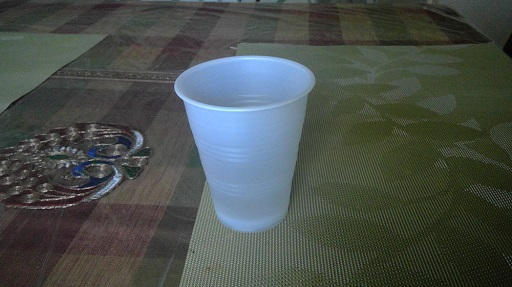
#> input picture data/cup.jpg, 512 x 287 px
$ python load_image.py
#> lines starting #> are read from the running program, lines starting #| are printed output that depends on the picture
import cv2
import numpy as np
from matplotlib import pyplot as plt

img = cv2.imread('./data/cup.jpg',cv2.IMREAD_GRAYSCALE)
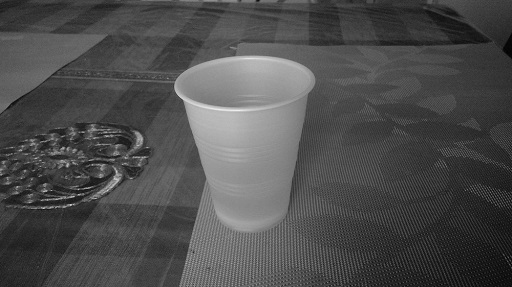
#> img: shape (287, 512); min 0, max 240, mean 77
#cv2.imshow('image',img)
#cv2.waitKey(0)
#cv2.destroyAllWindows()

plt.imshow(img, cmap='gray', interpolation='bicubic')
plt.plot([50,100], [80,100], 'c', linewidth=5)
plt.show()
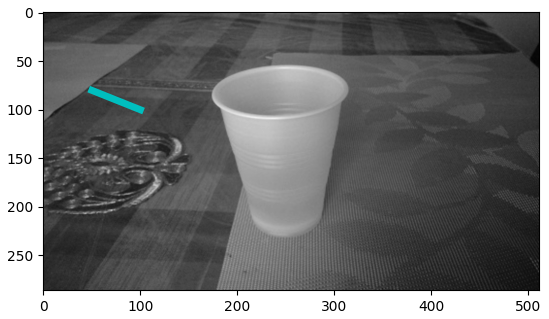
#> figure drawn by matplotlib, 1 panel

$ run again, with data/mix.jpg copied over data/cup.jpg
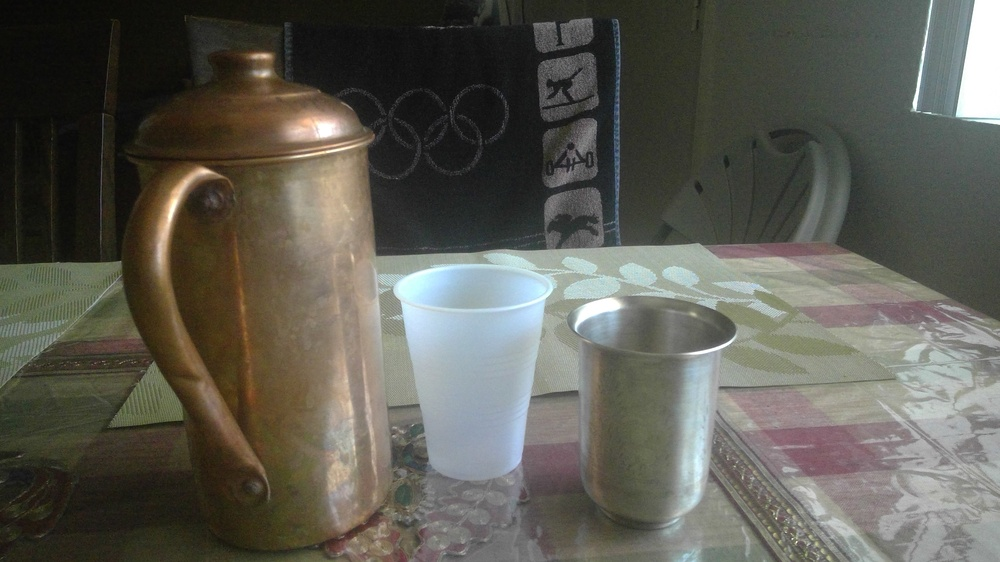
#> input picture data/mix.jpg, 1000 x 562 px, shrunk from 3264 x 1836 before the run
#> `img = cv2.imread('./data/cup.jpg',cv2.IMREAD_GRAYSCALE)`:
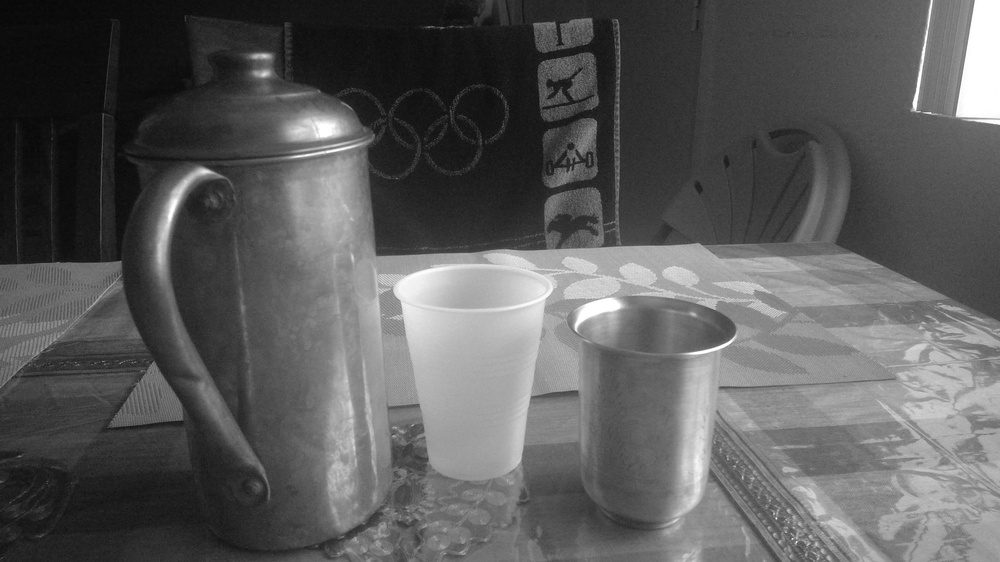
#> img: shape (562, 1000); min 7, max 255, mean 91.2
#> `plt.show()`:
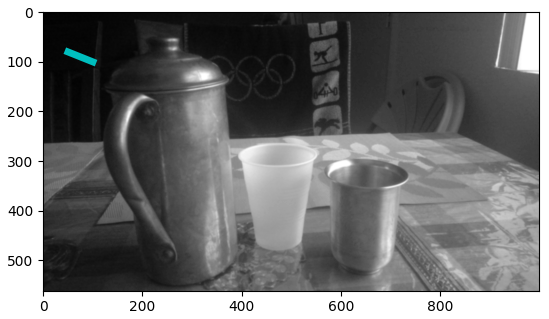
#> figure drawn by matplotlib, 1 panel
